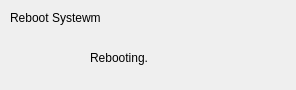
<?xml version="1.0" encoding="UTF-8"?>
<ui version="4.0">
 <class>Dialog</class>
 <widget class="QDialog" name="Dialog">
  <property name="geometry">
   <rect>
    <x>0</x>
    <y>0</y>
    <width>296</width>
    <height>90</height>
   </rect>
  </property>
  <property name="windowTitle">
   <string>Dialog</string>
  </property>
  <widget class="QLabel" name="label">
   <property name="geometry">
    <rect>
     <x>10</x>
     <y>10</y>
     <width>111</width>
     <height>16</height>
    </rect>
   </property>
   <property name="text">
    <string>Reboot Systewm</string>
   </property>
  </widget>
  <widget class="QLabel" name="label_2">
   <property name="geometry">
    <rect>
     <x>90</x>
     <y>50</y>
     <width>111</width>
     <height>16</height>
    </rect>
   </property>
   <property name="text">
    <string>Rebooting.</string>
   </property>
  </widget>
 </widget>
 <resources/>
 <connections/>
</ui>
